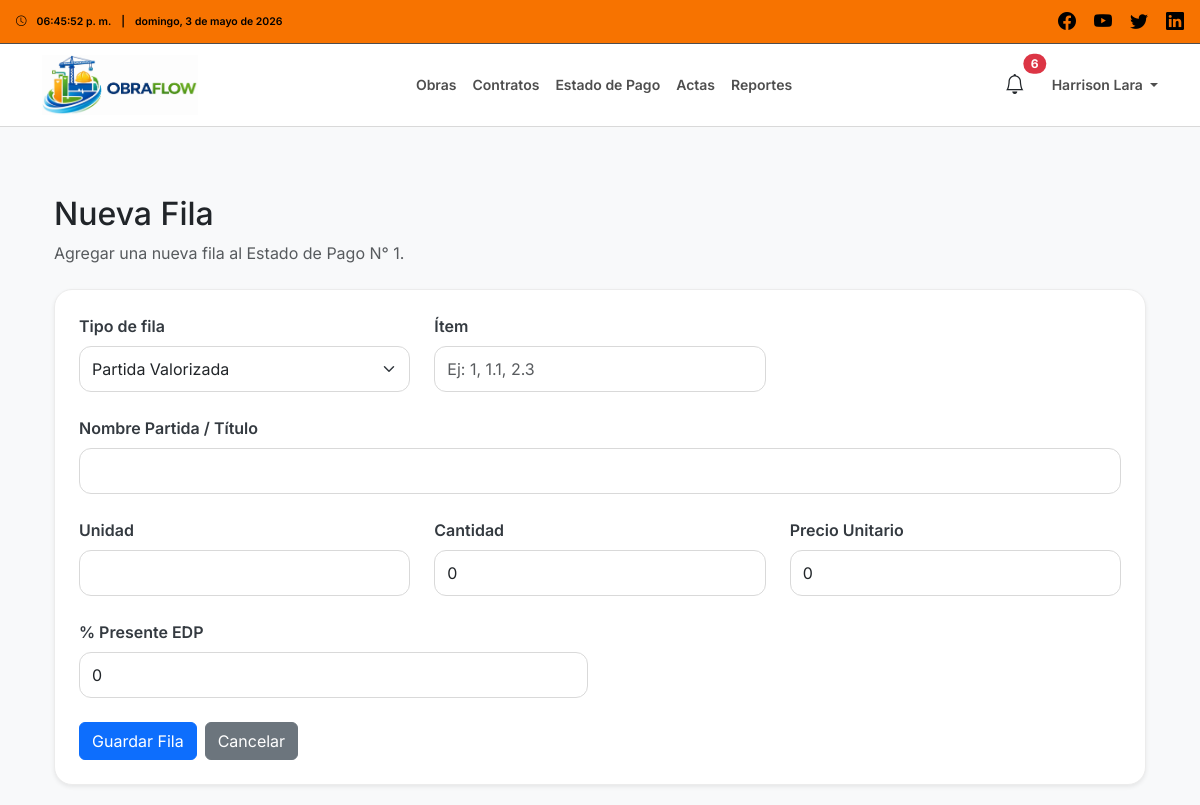
Page /edp/1/partidas/crear/ (signed in) on the committed database.
### users/models.py (models this page shows, shortened)
class User(AbstractUser):
    class Roles(models.TextChoices):
        ADMIN = 'ADMIN', 'Administrador'
        INSPECTOR = 'INSPECTOR', 'Inspector'
        CONTRATISTA = 'CONTRATISTA', 'Empresa Contratista'
    role = models.CharField(
        max_length=20,
        choices=Roles.choices,
        default=Roles.CONTRATISTA
    )

### edp/models.py (models this page shows, shortened)
class EstadoPago(models.Model):
    ESTADO_CHOICES = [
        ('EN_GESTION', 'En Gestión'),
        ('ENVIADO', 'Enviado'),
        ('APROBADO', 'Aprobado'),
        ('RECHAZADO', 'Rechazado'),
        ('PAGADO', 'Pagado'),
    ]
    ESTADO_FIRMA_CHOICES = [
        ('PENDIENTE', 'Pendiente por Firmar'),
        ('PENDIENTE_EMPRESA', 'Pendiente Firma Empresa'),
        ('PENDIENTE_INSPECTOR', 'Pendiente Firma Inspector'),
        ('FIRMADA', 'Firmada'),
    ]
    obra = models.ForeignKey(
        Obra,
        on_delete=models.CASCADE,
        related_name='estados_pago'
    )
    numero_estado_pago = models.PositiveIntegerField()
    fecha_inicio_periodo = models.DateField()
    fecha_termino_periodo = models.DateField()
    estado = models.CharField(
        max_length=20,
        choices=ESTADO_CHOICES,
        default='EN_GESTION'
    )
    anticipo_descontado = models.DecimalField(
        max_digits=14,
        decimal_places=2,
        default=0
    )
    monto_pagado_acumulado = models.DecimalField(
        max_digits=14,
        decimal_places=2,
        default=0
    )
    saldo_restante_por_pagar = models.DecimalField(
        max_digits=14,
        decimal_places=2,
        default=0
    )
    porcentaje_gastos_generales = models.DecimalField(
        max_digits=5,
        decimal_places=2,
        default=10
    )
    porcentaje_utilidades = models.DecimalField(
        max_digits=5,
        decimal_places=2,
        default=8
    )
    tiene_anticipo = models.BooleanField(default=False)
    porcentaje_anticipo = models.DecimalField(
        max_digits=5,
        decimal_places=2,
        default=0
    )
    porcentaje_devolucion_anticipo = models.DecimalField(
        max_digits=5,
        decimal_places=2,
        default=0
    )
    estado_firma = models.CharField(
        max_length=30,
        choices=ESTADO_FIRMA_CHOICES,
        default='PENDIENTE'
        )
    firma_inspector_texto = models.CharField(
        max_length=255,
        blank=True,
        null=True
    )
    firma_empresa_texto = models.CharField(
        max_length=255,
        blank=True,
        null=True
    )
    firmado_inspector = models.BooleanField(default=False)
    firmado_empresa = models.BooleanField(default=False)
    fecha_firma_inspector = models.DateTimeField(blank=True, null=True)
    fecha_firma_empresa = models.DateTimeField(blank=True, null=True)
    usuario_firma_inspector = models.ForeignKey(
        settings.AUTH_USER_MODEL,
        on_delete=models.SET_NULL,
        blank=True,
        null=True,
        related_name='edps_firmados_como_inspector'
    )
    usuario_firma_empresa = models.ForeignKey(
        settings.AUTH_USER_MODEL,
        on_delete=models.SET_NULL,
        blank=True,
        null=True,
        related_name='edps_firmados_como_empresa'
    )
    fecha_creacion = models.DateTimeField(auto_now_add=True)
    class Meta:
        verbose_name = 'Estado de Pago'
        verbose_name_plural = 'Estados de Pago'
        ordering = ['numero_estado_pago']
        constraints = [
            models.UniqueConstraint(
                fields=['obra', 'numero_estado_pago'],
                name='unique_numero_edp_por_obra',
                violation_error_message='Ya existe un Estado de Pago con ese número para la obra seleccionada.'
            )
        ]

### core/views.py (the view)
# urls.py: path('edp/<int:edp_id>/partidas/crear/', partida_edp_crear, name='partida_edp_crear'),
@login_required(login_url='login')
def partida_edp_crear(request, edp_id):
    if request.user.role != 'INSPECTOR':
        return HttpResponseForbidden('No tienes permiso para crear partidas.')
    edp = get_object_or_404(
        EstadoPago,
        id=edp_id,
        obra__inspector=request.user
    )
    if request.method == 'POST':
        form = PartidaEstadoPagoForm(request.POST, estado_pago=edp)
        if form.is_valid():
            partida = form.save(commit=False)
            partida.estado_pago = edp
            partida = recalcular_partida_acumulada(partida)
            partida.save()
            messages.success(request, 'Fila agregada correctamente.')
            return redirect('edp_detalle', edp_id=edp.id)
    else:
        form = PartidaEstadoPagoForm(estado_pago=edp)
    return render(request, 'edp/partida_crear.html', {
        'form': form,
        'edp': edp
    })

### core/context_processors.py (called while the page is built)
def nombre_usuario(usuario):
    if not usuario:
        return ""
    nombre = f"{getattr(usuario, 'first_name', '')} {getattr(usuario, 'last_name', '')}".strip()
    if nombre:
        return nombre
    return getattr(usuario, 'username', '') or ""

### trabajadores/models.py (called while the page is built)
    @property
    def documentos_completos(self):
        return hasattr(self, 'documentos') and all([
            self.documentos.carnet_identidad,
            self.documentos.certificado_antecedentes,
            self.documentos.contrato_trabajo,
        ])

### templates/edp/partida_crear.html (shortened to what this page needs)
{% extends 'base.html' %}
{% load static %}
{% block content %}
<div class="container mt-4">
    <div class="mb-4">
        <h2>Nueva Fila</h2>
        <p class="text-muted mb-0">
            Agregar una nueva fila al Estado de Pago N° {{ edp.numero_estado_pago }}.
        </p>
    </div>
    <div class="card shadow-sm obra-form-card">
        <div class="card-body p-4">
            <form method="POST"
                  class="form-confirmacion-modal"
                  data-modal-titulo="Agregar Fila"
                  data-modal-mensaje="¿Estás seguro de agregar esta fila al Estado de Pago?">
                <div class="row g-4">
                    <div class="col-md-4">
                        <label class="form-label obra-form-label">Tipo de fila</label>
                        {{ form.tipo_fila }}
                    </div>
                    <div class="col-md-4">
                        <label class="form-label obra-form-label">Ítem</label>
                        {{ form.item }}
                    </div>
                    <div class="col-md-12">
                        <label class="form-label obra-form-label">Nombre Partida / Título</label>
                        {{ form.nombre_partida }}
                    </div>
                    <div class="col-md-4" id="campo-unidad">
                        <label class="form-label obra-form-label">Unidad</label>
                        {{ form.unidad }}
                    </div>
                    <div class="col-md-4" id="campo-cantidad">
                        <label class="form-label obra-form-label">Cantidad</label>
                        {{ form.cantidad }}
                    </div>
                    <div class="col-md-4" id="campo-precio-unitario">
                        <label class="form-label obra-form-label">Precio Unitario</label>
                        {{ form.precio_unitario }}
                    </div>
                    <div class="col-md-6" id="campo-avance-periodo">
                        <label class="form-label obra-form-label">% Presente EDP</label>
                        {{ form.porcentaje_avance_periodo }}
                    </div>
                </div>
                <div class="mt-4 d-flex gap-2 flex-wrap">
                    <button type="submit" class="btn btn-primary">
                        Guardar Fila
                    </button>
                    <a href="{% url 'edp_detalle' edp.id %}" class="btn btn-secondary">
                        Cancelar
                    </a>
                </div>
            </form>
        </div>
    </div>
</div>
{% endblock %}

### templates/partials/navbar_inspector.html (shortened to what this page needs)
{% load static %}
<div class="top-bar-inspector d-flex justify-content-between align-items-center px-3">
    <div class="hora-info d-flex align-items-center flex-nowrap small">
        <i class="bi bi-clock me-2"></i>
        <span id="topbarClockInspector" class="me-2">--:--:--</span>
        <span class="me-2">|</span>
        <span id="topbarDateInspector" class="text-truncate">--</span>
    </div>
    <div class="social-icons">
        <a href="#"><i class="bi bi-facebook"></i></a>
        <a href="#"><i class="bi bi-youtube"></i></a>
        <a href="#"><i class="bi bi-twitter"></i></a>
        <a href="#"><i class="bi bi-linkedin"></i></a>
    </div>
</div>
<nav class="navbar navbar-expand-lg navbar-light navbar-inspector">
    <div class="container">
        <a class="navbar-brand d-flex align-items-center" href="{% url 'dashboard_inspector' %}">
            <img src="{% static 'images/logo_navbar.jpeg' %}" alt="OBRAFLOW" class="logo">
        </a>
        <div class="collapse navbar-collapse" id="navbarNavInspector">
            <ul class="navbar-nav mx-auto">
                <li class="nav-item"><a class="nav-link" href="{% url 'obras' %}">Obras</a></li>
                <li class="nav-item"><a class="nav-link" href="{% url 'contratos' %}">Contratos</a></li>
                <li class="nav-item"><a class="nav-link" href="{% url 'edp' %}">Estado de Pago</a></li>
                <li class="nav-item"><a class="nav-link" href="{% url 'actas' %}">Actas</a></li>
                <li class="nav-item"><a class="nav-link" href="{% url 'reportes_index' %}">Reportes</a></li>
            </ul>
            <div class="nav-icons d-flex align-items-center gap-3">
                <button class="btn btn-link nav-alert-btn position-relative"
                        type="button"
                        data-bs-toggle="offcanvas"
                        data-bs-target="#offcanvasAlertasInspector">
                    <i class="bi bi-bell fs-5"></i>
                    {% if nav_total_alertas > 0 %}
                    <span class="position-absolute top-0 start-100 translate-middle badge rounded-pill bg-danger">
                        {{ nav_total_alertas }}
                    </span>
                    {% endif %}
                </button>
                <div class="dropdown">
                    <a class="nav-link dropdown-toggle"
                       href="#"
                       role="button"
                       data-bs-toggle="dropdown"
                       aria-expanded="false">
                        {% if request.user.first_name %}
                            {{ request.user.first_name }} {{ request.user.last_name }}
                        {% else %}
                            {{ request.user.username }}
                        {% endif %}
                    </a>
                </div>
            </div>
        </div>
    </div>
</nav>

### static/css/styles.css (style rules this page uses)
body { font-family: 'Inter', sans-serif; background-color: #f8f9fa; margin: 0; padding: 0; }
.top-bar-inspector { background-color: #f77300; color: black; font-size: 12px; font-weight: 600; padding: 8px 15px; }
.top-bar-inspector .hora-info, .top-bar-empresa .hora-info { display: flex; align-items: center; gap: 2px; }
.top-bar-inspector .social-icons a, .top-bar-empresa .social-icons a { color: black; font-size: 18px; margin-left: 15px; text-decoration: none; transition: color 0.2s ease-in-out; }
.navbar-inspector { background-color: #ffffff; border-top: 1px solid #4e4e4e; border-bottom: 1px solid #d9d9d9; min-height: 70px; padding-top: 6px; padding-bottom: 6px; }
.logo { height: 100%; max-height: 60px; width: auto; object-fit: contain; display: block; }
.navbar-inspector .nav-link { color: #4e4e4e; font-weight: 600; font-size: 14px; transition: color 0.2s ease-in-out; white-space: nowrap; }
.nav-icons { display: flex; align-items: center; gap: 20px; }
.obra-form-card { border: 1px solid #ececec; border-radius: 18px; }
.obra-form-label { font-weight: 600; color: #343a40; margin-bottom: 8px; }
.obra-form-card input, .obra-form-card select, .obra-form-card textarea { border-radius: 12px; border: 1px solid #d9d9d9; min-height: 46px; box-shadow: none; }
.obra-form-card input, .obra-form-card select { border-radius: 12px; border: 1px solid #d9d9d9; min-height: 46px; box-shadow: none; }
.nav-alert-btn { color: #212529; text-decoration: none; padding: 6px 10px; }

### rows in the picture
User: user.first_name "Harrison", user.last_name "Lara"
EstadoPago: numero_estado_pago "1"

### other values in the picture
{{ nav_total_alertas }} "6"
